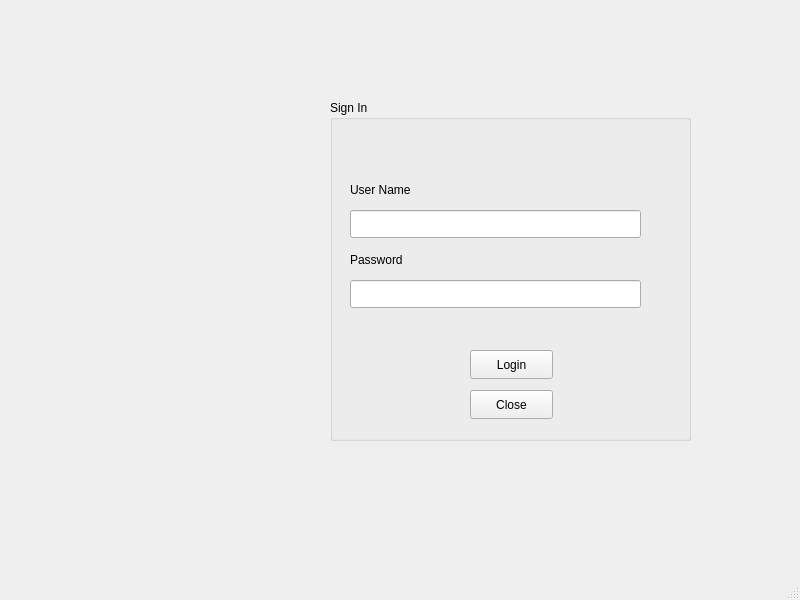
<?xml version="1.0" encoding="UTF-8"?>
<ui version="4.0">
 <class>MainWindow</class>
 <widget class="QMainWindow" name="MainWindow">
  <property name="geometry">
   <rect>
    <x>0</x>
    <y>0</y>
    <width>800</width>
    <height>600</height>
   </rect>
  </property>
  <property name="windowTitle">
   <string>MainWindow</string>
  </property>
  <widget class="QWidget" name="centralwidget">
   <widget class="QGroupBox" name="groupBox">
    <property name="geometry">
     <rect>
      <x>330</x>
      <y>100</y>
      <width>361</width>
      <height>341</height>
     </rect>
    </property>
    <property name="title">
     <string>Sign In </string>
    </property>
    <widget class="QLabel" name="label">
     <property name="geometry">
      <rect>
       <x>20</x>
       <y>80</y>
       <width>131</width>
       <height>20</height>
      </rect>
     </property>
     <property name="text">
      <string>User Name</string>
     </property>
    </widget>
    <widget class="QLabel" name="label_2">
     <property name="geometry">
      <rect>
       <x>20</x>
       <y>150</y>
       <width>81</width>
       <height>20</height>
      </rect>
     </property>
     <property name="text">
      <string>Password</string>
     </property>
    </widget>
    <widget class="QLineEdit" name="lineEdit">
     <property name="geometry">
      <rect>
       <x>20</x>
       <y>110</y>
       <width>291</width>
       <height>28</height>
      </rect>
     </property>
    </widget>
    <widget class="QLineEdit" name="lineEdit_2">
     <property name="geometry">
      <rect>
       <x>20</x>
       <y>180</y>
       <width>291</width>
       <height>28</height>
      </rect>
     </property>
    </widget>
    <widget class="QPushButton" name="pushButton">
     <property name="geometry">
      <rect>
       <x>140</x>
       <y>250</y>
       <width>83</width>
       <height>29</height>
      </rect>
     </property>
     <property name="text">
      <string>Login</string>
     </property>
    </widget>
    <widget class="QPushButton" name="pushButton_2">
     <property name="geometry">
      <rect>
       <x>140</x>
       <y>290</y>
       <width>83</width>
       <height>29</height>
      </rect>
     </property>
     <property name="text">
      <string>Close</string>
     </property>
    </widget>
   </widget>
   <widget class="QLabel" name="label_pic">
    <property name="geometry">
     <rect>
      <x>60</x>
      <y>119</y>
      <width>201</width>
      <height>321</height>
     </rect>
    </property>
    <property name="text">
     <string/>
    </property>
   </widget>
  </widget>
  <widget class="QStatusBar" name="statusbar"/>
 </widget>
 <resources/>
 <connections>
  <connection>
   <sender>pushButton_2</sender>
   <signal>clicked()</signal>
   <receiver>MainWindow</receiver>
   <slot>close()</slot>
   <hints>
    <hint type="sourcelabel">
     <x>404</x>
     <y>392</y>
    </hint>
    <hint type="destinationlabel">
     <x>402</x>
     <y>464</y>
    </hint>
   </hints>
  </connection>
 </connections>
</ui>
